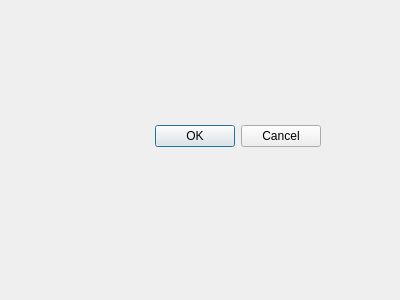
<?xml version="1.0" encoding="UTF-8"?>
<ui version="4.0">
 <class>Dialog</class>
 <widget class="QDialog" name="Dialog">
  <property name="geometry">
   <rect>
    <x>0</x>
    <y>0</y>
    <width>400</width>
    <height>300</height>
   </rect>
  </property>
  <property name="windowTitle">
   <string>Dialog</string>
  </property>
  <widget class="QDialogButtonBox" name="buttonBox">
   <property name="geometry">
    <rect>
     <x>-20</x>
     <y>120</y>
     <width>341</width>
     <height>32</height>
    </rect>
   </property>
   <property name="orientation">
    <enum>Qt::Horizontal</enum>
   </property>
   <property name="standardButtons">
    <set>QDialogButtonBox::Cancel|QDialogButtonBox::Ok</set>
   </property>
  </widget>
 </widget>
 <resources/>
 <connections>
  <connection>
   <sender>buttonBox</sender>
   <signal>accepted()</signal>
   <receiver>Dialog</receiver>
   <slot>accept()</slot>
   <hints>
    <hint type="sourcelabel">
     <x>248</x>
     <y>254</y>
    </hint>
    <hint type="destinationlabel">
     <x>157</x>
     <y>274</y>
    </hint>
   </hints>
  </connection>
  <connection>
   <sender>buttonBox</sender>
   <signal>rejected()</signal>
   <receiver>Dialog</receiver>
   <slot>reject()</slot>
   <hints>
    <hint type="sourcelabel">
     <x>316</x>
     <y>260</y>
    </hint>
    <hint type="destinationlabel">
     <x>286</x>
     <y>274</y>
    </hint>
   </hints>
  </connection>
 </connections>
</ui>
